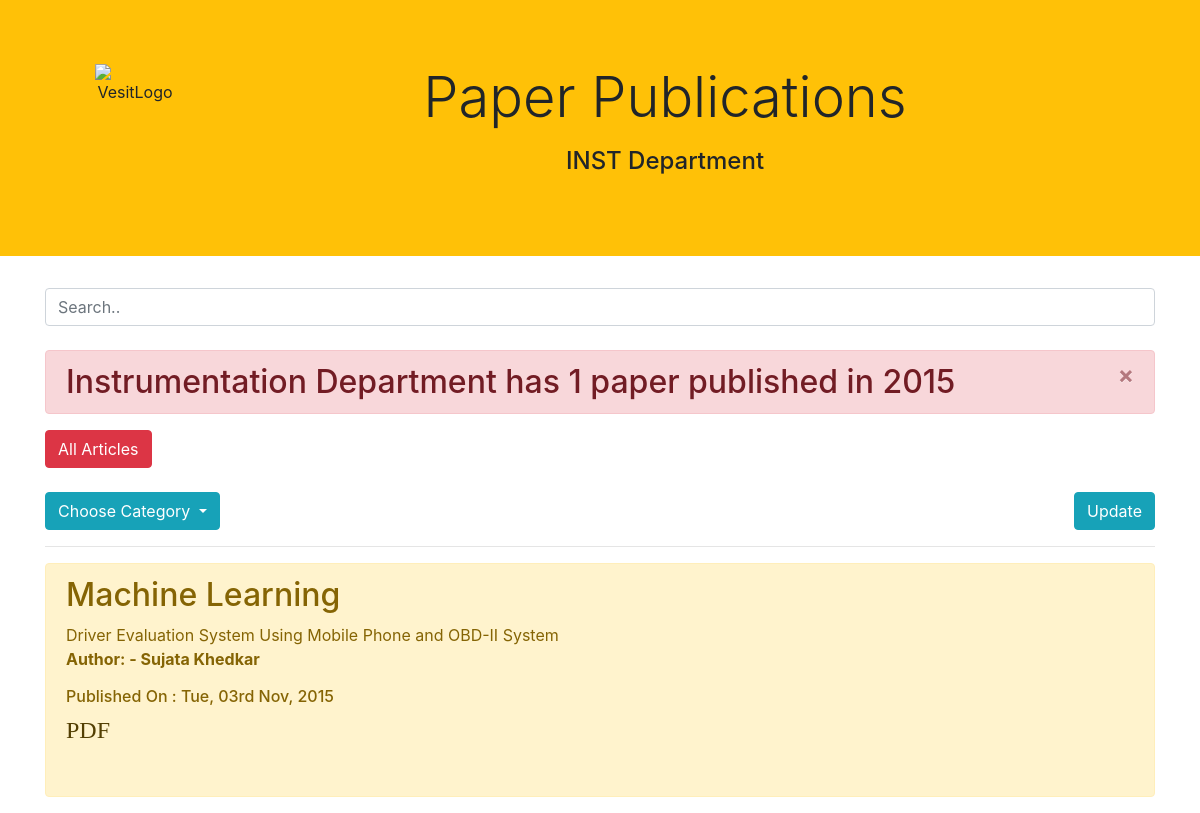
The page /inst/2015 on the database its author committed.
### publish/models.py (models this page shows, shortened)
class Article(models.Model):
    id = models.AutoField
    name = models.CharField(max_length=200, blank=False)
    publish_date = models.DateField(default=timezone.now())
    author = models.CharField(max_length=200, blank=False)
    category = models.CharField(max_length=100)
    article_link = models.URLField()

### publish/views.py (the view)
# urls.py: path('<int:id>', views.years, name="year"),
def years(request, id):
    all_articles = Article.objects.all()
    articles = list(filter(lambda a: a.publish_date.year == id, all_articles))
    categories = list(map(lambda a: a.category, articles))
    set_categories = list(set(categories))
    categorical = defaultdict(list)
    for article in articles:
        categorical[article.category].append(article)
    for article in articles:
        categorical[article.category].sort(reverse = True, key = lambda a: a.publish_date)
    params = {'articles': dict(categorical), 'count': len(articles), 'categories': set_categories,'id':id}
    return render(request, 'publish/year.html', params)

### publish/templates/publish/year.html (shortened to what this page needs)
<!doctype html>
<html lang="en">
<head>
    <link rel="stylesheet" href="https://stackpath.bootstrapcdn.com/bootstrap/4.5.0/css/bootstrap.min.css">
</head>
<body>
    <div class="jumbotron jumbotron-fluid bg-warning text-black text-center">
        <div class="container">
            {% load static %}
            <img src='https://lh3.googleusercontent.com/NV3GMIm7Wq6VTQtWc19z3zrYmT3lMEDlzXH-RtkVwKyExLriveE-x6g1UsXXRuiru6Q' class="float-left" alt="VesitLogo" height=150px width=150px>
            <h1 class="display-4">Paper Publications</h1>
            <p class="lead">
                <h4>INST Department</h4>
            </p>
        </div>
    </div>
    <div class="container">
        <input class="form-control" id="myInput" type="text" placeholder="Search.."> {% comment %} divisionButton {% endcomment %}
        <br />
        <h2 class="alert alert-danger alert-dismissible fade show">
            Instrumentation Department has {{ count }} paper{{ count|pluralize }} published in {{ id }}
            <button type="button" class="close" data-dismiss="alert" aria-label="Close">
                <span aria-hidden="true">&times;</span>
            </button>
        </h2>
        <a class="btn btn-danger" href="{% url 'index' %}">
            All Articles
        </a>
        <br />
        <br>
        <div class="dropdown">
            <button class="btn btn-info dropdown-toggle" type="button" id="dropdownMenuButton" data-toggle="dropdown" aria-haspopup="true" aria-expanded="false">
                Choose Category
            </button>
            <a href="{% url 'admin:index' %}" class="btn btn-info float-right">Update</a>
        </div>
        {% for key, values in articles.items %}
        <div id="myDIV">
            <div>
                <hr>
                <div class="alert alert-warning">
                    <h2 class="alert-heading" id="{{ key | upper }}">{{ key }}</h2>
                    {% for article in values %}
                    <p class="text-justify" id='{{ article.publish_date|date:"Y" }}'>
                        {{ article.name }}<br>
                        <b>Author: - {{ article.author }}</b>
                        <h6>Published On : {{ article.publish_date|date:"D, dS M, Y" }}</h6>
                        <a href="{{ article.article_link }}" class="alert-link"><i class="material-icons">PDF</i></a>
                    </p>
                    <br> {% endfor %}
                </div>
            </div>
        </div>
        {% endfor %}
</body>
</html>

### publish/templates/publish/year.html (style rules this page uses)
img { height: 100px; width: 80px; margin-left: 50px; }

### rows shown on the page
Article: category "Machine Learning", name "Driver Evaluation System Using Mobile Phone and OBD-II System", author "Sujata Khedkar", publish_date "Tue, 03rd Nov, 2015"

### other values the page prints
{{ count }} "1"
{{ id }} "2015"
